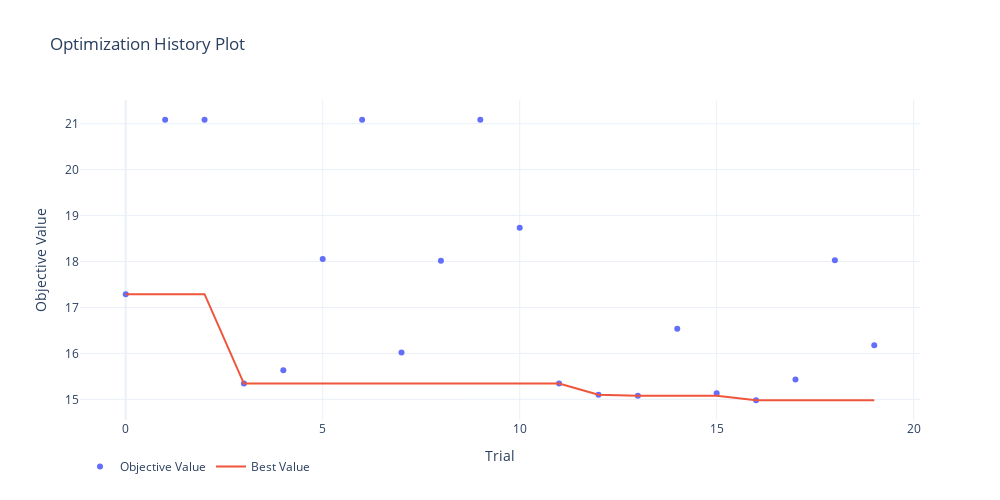
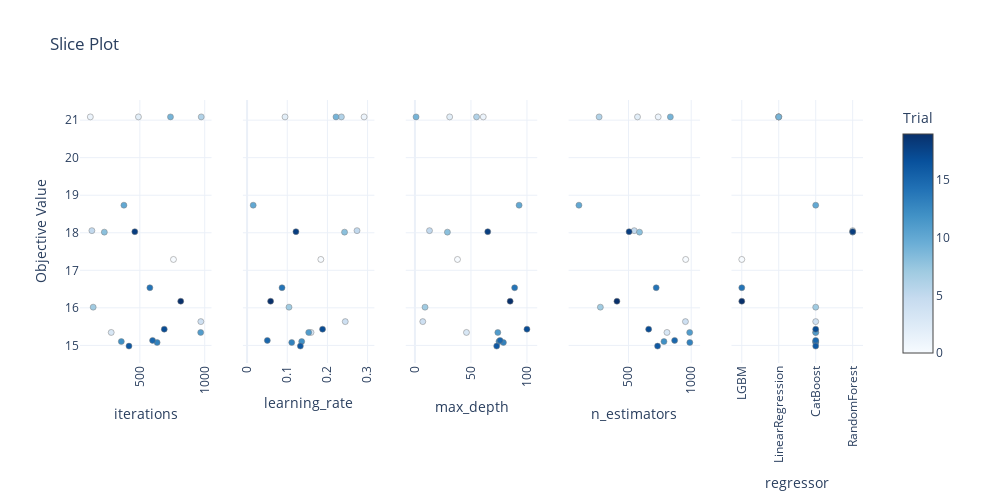

Notebook cell for these charts, in order:
### Markdown cell above
Посмотрим, как модели соотносятся друг с другом.

### Code cell
best_params = study.best_params
formatted_params = "\n".join([f"  {key}: {value}" for key, value in best_params.items()])
print(f"Best params:\n{formatted_params}")

fig = optuna.visualization.plot_optimization_history(study)
fig.update_layout(
    legend=dict(orientation='h'),
    template='plotly_white',
    width=FIG_WIDTH, height=FIG_HEIGHT
)
fig.show()

fig = optuna.visualization.plot_slice(study)
fig.update_layout(
    legend=dict(orientation='h'),
    template='plotly_white',
    width=FIG_WIDTH, height=FIG_HEIGHT
)
fig.update_xaxes(tickangle=-90)
fig.show()

### Figure 1 — Plotly figure (JSON) as saved in the notebook; plotly's stock layout.template omitted (floating-point values rounded to 4 significant figures)
{"data": [{"mode": "markers", "name": "Objective Value", "type": "scatter", "x": [0, 1, 2, 3, 4, 5, 6, 7, 8, 9, 10, 11, 12, 13, 14, 15, 16, 17, 18, 19], "y": [17.29, 21.09, 21.09, 15.34, 15.63, 18.06, 21.09, 16.02, 18.02, 21.09, 18.73, 15.34, 15.1, 15.08, 16.54, 15.13, 14.98, 15.43, 18.03, 16.18]}, {"name": "Best Value", "type": "scatter", "x": [0, 1, 2, 3, 4, 5, 6, 7, 8, 9, 10, 11, 12, 13, 14, 15, 16, 17, 18, 19], "y": [17.29, 17.29, 17.29, 15.34, 15.34, 15.34, 15.34, 15.34, 15.34, 15.34, 15.34, 15.34, 15.1, 15.08, 15.08, 15.08, 14.98, 14.98, 14.98, 14.98]}], "layout": {"height": 500, "legend": {"orientation": "h"}, "title": {"text": "Optimization History Plot"}, "width": 1000, "xaxis": {"title": {"text": "Trial"}}, "yaxis": {"title": {"text": "Objective Value"}}}}

### Figure 2 — Plotly figure (JSON) as saved in the notebook; plotly's stock layout.template omitted (floating-point values rounded to 4 significant figures)
{"data": [{"marker": {"color": [0, 1, 2, 3, 4, 5, 6, 7, 8, 9, 10, 11, 12, 13, 14, 15, 16, 17, 18, 19], "colorbar": {"title": {"text": "Trial"}, "x": 1, "xpad": 40}, "colorscale": [[0, "rgb(247,251,255)"], [0.125, "rgb(222,235,247)"], [0.25, "rgb(198,219,239)"], [0.375, "rgb(158,202,225)"], [0.5, "rgb(107,174,214)"], [0.625, "rgb(66,146,198)"], [0.75, "rgb(33,113,181)"], [0.875, "rgb(8,81,156)"], [1, "rgb(8,48,107)"]], "line": {"color": "Grey", "width": 0.5}, "showscale": true}, "mode": "markers", "showlegend": false, "type": "scatter", "x": [759, 118, 489, 279, 970, 130, 973, 140, 226, 736, 377, 969, 357, 633, 577, 598, 416, 688, 461, 815], "xaxis": "x", "y": [17.29, 21.09, 21.09, 15.34, 15.63, 18.06, 21.09, 16.02, 18.02, 21.09, 18.73, 15.34, 15.1, 15.08, 16.54, 15.13, 14.98, 15.43, 18.03, 16.18], "yaxis": "y"}, {"marker": {"color": [0, 1, 2, 3, 4, 5, 6, 7, 8, 9, 10, 11, 12, 13, 14, 15, 16, 17, 18, 19], "colorbar": {"title": {"text": "Trial"}, "x": 1, "xpad": 40}, "colorscale": [[0, "rgb(247,251,255)"], [0.125, "rgb(222,235,247)"], [0.25, "rgb(198,219,239)"], [0.375, "rgb(158,202,225)"], [0.5, "rgb(107,174,214)"], [0.625, "rgb(66,146,198)"], [0.75, "rgb(33,113,181)"], [0.875, "rgb(8,81,156)"], [1, "rgb(8,48,107)"]], "line": {"color": "Grey", "width": 0.5}, "showscale": false}, "mode": "markers", "showlegend": false, "type": "scatter", "x": [0.1836, 0.2913, 0.09446, 0.1591, 0.2444, 0.2737, 0.2348, 0.1043, 0.2426, 0.2214, 0.01521, 0.1534, 0.136, 0.1111, 0.08699, 0.05041, 0.1326, 0.1879, 0.1216, 0.05856], "xaxis": "x2", "y": [17.29, 21.09, 21.09, 15.34, 15.63, 18.06, 21.09, 16.02, 18.02, 21.09, 18.73, 15.34, 15.1, 15.08, 16.54, 15.13, 14.98, 15.43, 18.03, 16.18], "yaxis": "y2"}, {"marker": {"color": [0, 1, 2, 3, 4, 5, 6, 7, 8, 9, 10, 11, 12, 13, 14, 15, 16, 17, 18, 19], "colorbar": {"title": {"text": "Trial"}, "x": 1, "xpad": 40}, "colorscale": [[0, "rgb(247,251,255)"], [0.125, "rgb(222,235,247)"], [0.25, "rgb(198,219,239)"], [0.375, "rgb(158,202,225)"], [0.5, "rgb(107,174,214)"], [0.625, "rgb(66,146,198)"], [0.75, "rgb(33,113,181)"], [0.875, "rgb(8,81,156)"], [1, "rgb(8,48,107)"]], "line": {"color": "Grey", "width": 0.5}, "showscale": false}, "mode": "markers", "showlegend": false, "type": "scatter", "x": [38, 61, 31, 46, 7, 13, 55, 9, 29, 1, 93, 74, 75, 79, 89, 76, 73, 100, 65, 85], "xaxis": "x3", "y": [17.29, 21.09, 21.09, 15.34, 15.63, 18.06, 21.09, 16.02, 18.02, 21.09, 18.73, 15.34, 15.1, 15.08, 16.54, 15.13, 14.98, 15.43, 18.03, 16.18], "yaxis": "y3"}, {"marker": {"color": [0, 1, 2, 3, 4, 5, 6, 7, 8, 9, 10, 11, 12, 13, 14, 15, 16, 17, 18, 19], "colorbar": {"title": {"text": "Trial"}, "x": 1, "xpad": 40}, "colorscale": [[0, "rgb(247,251,255)"], [0.125, "rgb(222,235,247)"], [0.25, "rgb(198,219,239)"], [0.375, "rgb(158,202,225)"], [0.5, "rgb(107,174,214)"], [0.625, "rgb(66,146,198)"], [0.75, "rgb(33,113,181)"], [0.875, "rgb(8,81,156)"], [1, "rgb(8,48,107)"]], "line": {"color": "Grey", "width": 0.5}, "showscale": false}, "mode": "markers", "showlegend": false, "type": "scatter", "x": [956, 737, 572, 807, 954, 546, 266, 276, 588, 834, 105, 988, 783, 989, 721, 868, 732, 661, 505, 408], "xaxis": "x4", "y": [17.29, 21.09, 21.09, 15.34, 15.63, 18.06, 21.09, 16.02, 18.02, 21.09, 18.73, 15.34, 15.1, 15.08, 16.54, 15.13, 14.98, 15.43, 18.03, 16.18], "yaxis": "y4"}, {"marker": {"color": [0, 1, 2, 3, 4, 5, 6, 7, 8, 9, 10, 11, 12, 13, 14, 15, 16, 17, 18, 19], "colorbar": {"title": {"text": "Trial"}, "x": 1, "xpad": 40}, "colorscale": [[0, "rgb(247,251,255)"], [0.125, "rgb(222,235,247)"], [0.25, "rgb(198,219,239)"], [0.375, "rgb(158,202,225)"], [0.5, "rgb(107,174,214)"], [0.625, "rgb(66,146,198)"], [0.75, "rgb(33,113,181)"], [0.875, "rgb(8,81,156)"], [1, "rgb(8,48,107)"]], "line": {"color": "Grey", "width": 0.5}, "showscale": false}, "mode": "markers", "showlegend": false, "type": "scatter", "x": ["LGBM", "LinearRegression", "LinearRegression", "CatBoost", "CatBoost", "RandomForest", "LinearRegression", "CatBoost", "RandomForest", "LinearRegression", "CatBoost", "CatBoost", "CatBoost", "CatBoost", "LGBM", "CatBoost", "CatBoost", "CatBoost", "RandomForest", "LGBM"], "xaxis": "x5", "y": [17.29, 21.09, 21.09, 15.34, 15.63, 18.06, 21.09, 16.02, 18.02, 21.09, 18.73, 15.34, 15.1, 15.08, 16.54, 15.13, 14.98, 15.43, 18.03, 16.18], "yaxis": "y5"}], "layout": {"height": 500, "legend": {"orientation": "h"}, "title": {"text": "Slice Plot"}, "width": 1000, "xaxis": {"anchor": "y", "domain": [0, 0.168], "tickangle": -90, "title": {"text": "iterations"}}, "xaxis2": {"anchor": "y2", "domain": [0.208, 0.376], "tickangle": -90, "title": {"text": "learning_rate"}}, "xaxis3": {"anchor": "y3", "domain": [0.416, 0.584], "tickangle": -90, "title": {"text": "max_depth"}}, "xaxis4": {"anchor": "y4", "domain": [0.624, 0.792], "tickangle": -90, "title": {"text": "n_estimators"}}, "xaxis5": {"anchor": "y5", "domain": [0.832, 1], "tickangle": -90, "title": {"text": "regressor"}}, "yaxis": {"anchor": "x", "domain": [0, 1], "title": {"text": "Objective Value"}}, "yaxis2": {"anchor": "x2", "domain": [0, 1], "matches": "y", "showticklabels": false}, "yaxis3": {"anchor": "x3", "domain": [0, 1], "matches": "y", "showticklabels": false}, "yaxis4": {"anchor": "x4", "domain": [0, 1], "matches": "y", "showticklabels": false}, "yaxis5": {"anchor": "x5", "domain": [0, 1], "matches": "y", "showticklabels": false}}}
